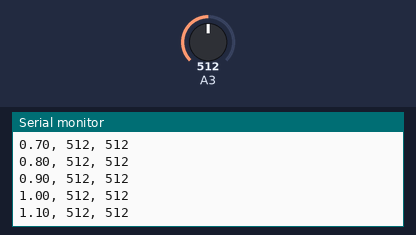
Bench run of a sketch on a simulated Arduino Uno, built with avr-gcc and run on an emulated ATmega328P. On the bench: the last lines printed to the serial monitor. The test bench sets the inputs (shaded band); at power-on: A3 = 512.

Above: at 3.2 s.
3.3 s: A3 set to 716
At 3.31 s:
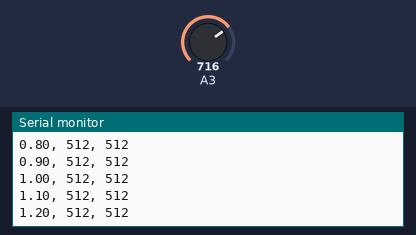
4.8 s: A3 set to 900
At 4.83 s:
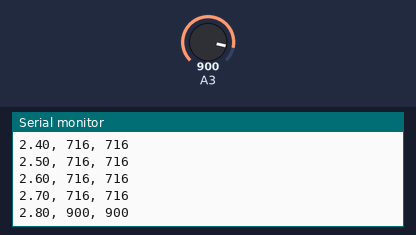
Timing chart, 0 to 7.8 s (numbered marks = the images above; inputs shaded):
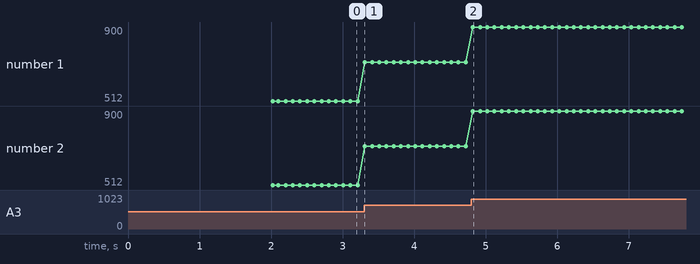

Measured:
- plotted number 1: 512 → 716 after the input at 3.3 s
- plotted number 2: 512 → 716 after the input at 3.3 s

The sketch:

LuminolTestCode.ino
```cpp
unsigned int count;
double count_f;
int max_value;
double time_limit;

void setup() {
  Serial.begin(9600);
  delay(2000);
  count = 1;
  //time limit in seconds
  time_limit = 90000.1;
  count_f = 0;
  max_value = 0;
  char t[60];
  sprintf(t, "T(s), Light, Max Light");
  Serial.println(t);
}

void loop() {
  int analogValue = analogRead(A3);
  if(analogValue > max_value){
    max_value = analogValue;
  }
  if((count_f <= time_limit)){
    char buffer[60];
    sprintf(buffer ,"%i, %i", analogValue, max_value);
    Serial.print(count_f);
    Serial.print(", ");
    Serial.println(buffer);
    count_f = count_f + 0.1;
    count = count + 1;
    delay(100);
  }
}
```
